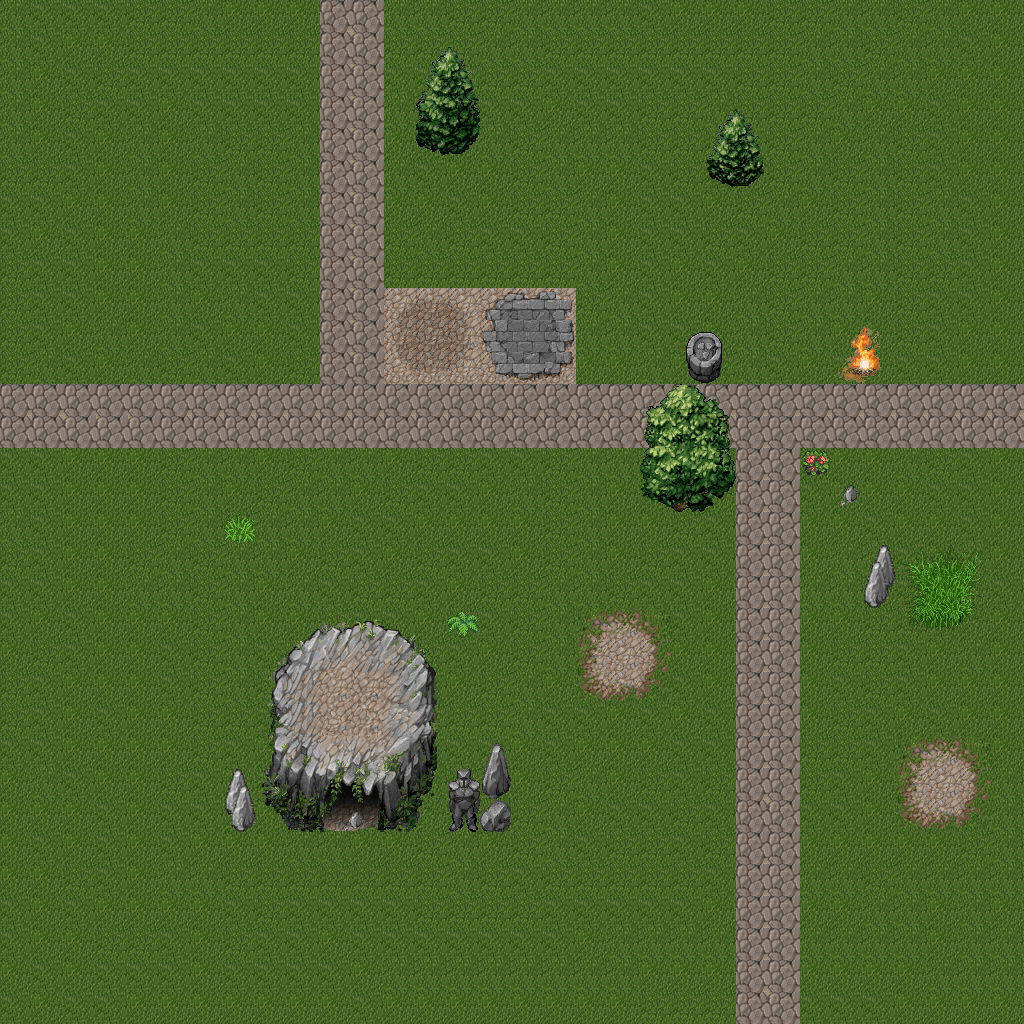

Below is a game level as drawn by its tile map, then a one-line description and the .tmx that defines it (tile-layer data replaced by summaries):
An orthogonal 32x32 tile map with 32x32 px tiles, 2 tile layers (Tile Layer 1, Tile Layer 2).

<map version="1.0" orientation="orthogonal" renderorder="right-down" width="32" height="32" tilewidth="32" tileheight="32">
 <tileset firstgid="1" name="image.axd" tilewidth="32" tileheight="32">
  <image source="image.axd.png" width="512" height="512" />
 </tileset>
 <layer name="Tile Layer 1" width="32" height="32">
  <data>[1024 cells, 1024 non-empty, 35 distinct tile ids]</data>
 </layer>
 <layer name="Tile Layer 2" width="32" height="32">
  <data>[1024 cells, 98 non-empty, 98 distinct tile ids]</data>
 </layer>
</map>
